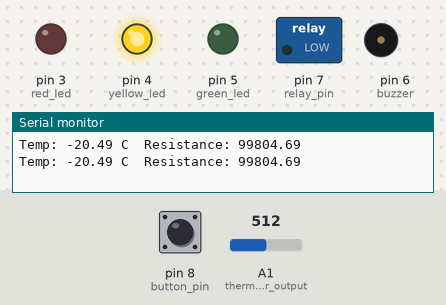
This sketch was run on a simulated Arduino Uno, built with avr-gcc and run on an emulated ATmega328P. Shown: switched loads named in the sketch (green lamp = pin HIGH), output pins drawn as LEDs (lit = HIGH), buzzer (waves = sounding, pin HIGH), the last lines printed to the serial monitor. The inputs (shaded band) are chosen by the test bench; at power-on: A1 (thermistor_output) = 512, pin 8 (button_pin) HIGH.

Above: at 1.8 s.
1.9 s: A1 (thermistor_output) set to 892
3.4 s: A1 (thermistor_output) set to 907
At 5.2 s:
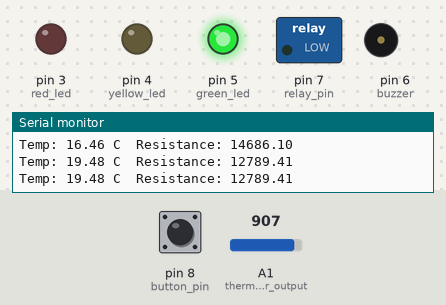
5.5 s: A1 (thermistor_output) set to 921
7.2 s: A1 (thermistor_output) set to 939
At 8.8 s:
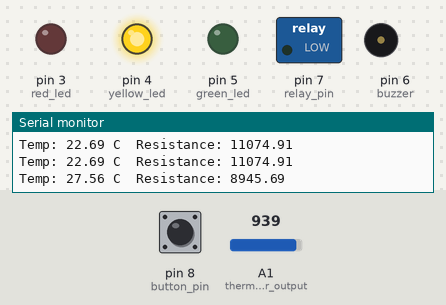
9.5 s: A1 (thermistor_output) set to 900
At 10.4 s:
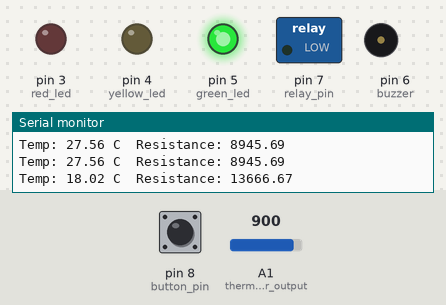
Timing chart, 0 to 12.5 s (numbered marks = the images above; inputs shaded):
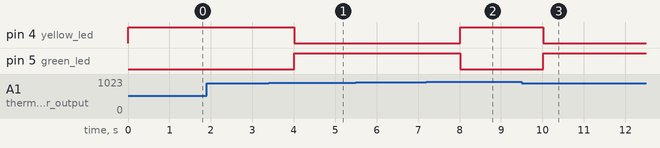

The sketch:

tempsensor.ino
```cpp
#include <math.h>

// --- Hardware Pins ---
const int thermistor_output = A1;
const int red_led = 3;
const int yellow_led = 4;
const int green_led = 5;
const int buzzer = 6;
const int relay_pin = 7;
const int button_pin = 8;

// --- Temperature Thresholds ---
float min_temp = 18.0;
float max_temp = 25.0;
float critical_temp = 30.0;

// --- Alert Variables ---
bool alert_active = false;
unsigned long last_alert_time = 0;
const unsigned long ALERT_COOLDOWN = 300000; // 5 minutes

void setup() {
  Serial.begin(9600);

  pinMode(red_led, OUTPUT);
  pinMode(yellow_led, OUTPUT);
  pinMode(green_led, OUTPUT);
  pinMode(buzzer, OUTPUT);
  pinMode(relay_pin, OUTPUT);
  pinMode(button_pin, INPUT_PULLUP);
}

void loop() {
  // 1. ORIGINAL NTC LOGIC
  int thermistor_adc_val = analogRead(thermistor_output);
  double output_voltage = ( (thermistor_adc_val * 5.0) / 1023.0 );

  // Using specific 100k fixed resistor formula
  double thermistor_resistance = ( ( 5 * ( 100.0 / output_voltage ) ) - 100 ); /* K-Ohms */
  thermistor_resistance = thermistor_resistance * 1000; /* Ohms */

  double therm_res_ln = log(thermistor_resistance);

  /* Steinhart-Hart: 1 / (A + B[ln(R)] + C[ln(R)]^3) */
  double tempK = ( 1 / ( 0.001129148 + ( 0.000234125 * therm_res_ln ) + ( 0.0000000876741 * pow(therm_res_ln, 3) ) ) );
  float tempC = (float)tempK - 273.15;


  updateLEDStatus(tempC);
  checkTemperatureAlerts(tempC);

  if (digitalRead(button_pin) == LOW) {
    acknowledgeAlert();
    delay(200); // Simple debounce
  }

  // Debugging
  Serial.print("Temp: ");
  Serial.print(tempC, 2);
  Serial.print(" C\tResistance: ");
  Serial.println(thermistor_resistance);

  delay(1000);
}

// --- Helper Functions ---

// Updates LED colors based on temperature thresholds
void updateLEDStatus(float temp) {
  digitalWrite(red_led, LOW);
  digitalWrite(yellow_led, LOW);
  digitalWrite(green_led, LOW);

  if (temp >= critical_temp) {
    digitalWrite(red_led, HIGH);
  } else if (temp >= max_temp || temp <= min_temp) {
    digitalWrite(yellow_led, HIGH);
  } else {
    digitalWrite(green_led, HIGH);
  }
}

// Monitors temperature vs thresholds and handles the alert state machine
void checkTemperatureAlerts(float temp) {
  bool should_alert = (temp >= critical_temp || temp >= max_temp || temp <= min_temp);

  if (should_alert && !alert_active && (millis() - last_alert_time) > ALERT_COOLDOWN) {
    triggerAlert();
  } else if (!should_alert && alert_active) {
    clearAlert();
  }
}

// Triggers the audible alarm pattern and activates the relay
void triggerAlert() {
  alert_active = true;
  last_alert_time = millis();

  for (int i = 0; i < 3; i++) {
    digitalWrite(buzzer, HIGH);
    delay(200);
    digitalWrite(buzzer, LOW);
    delay(200);
  }
  digitalWrite(relay_pin, HIGH);
}

// Deactivates buzzer manually while keeping alert_active logic
void acknowledgeAlert() {
  alert_active = false;
  digitalWrite(buzzer, LOW);
}

// Resets alert status and turns off all warning hardware
void clearAlert() {
  alert_active = false;
  digitalWrite(buzzer, LOW);
  digitalWrite(relay_pin, LOW);
}
```

Measured:
- the behaviour switches between 899 and 900 on A1 (thermistor_output) (found by bisection; images 0 and 1)
- the behaviour switches between 930 and 931 on A1 (thermistor_output) (found by bisection; images 1 and 2)
- after the input at 3.4 s, pin 4 (yellow_led): HIGH → LOW after 0.61 s; pin 5 (green_led): LOW → HIGH after 0.61 s
- after the input at 7.2 s, pin 4 (yellow_led): LOW → HIGH after 0.82 s; pin 5 (green_led): HIGH → LOW after 0.82 s
- after the input at 9.5 s, pin 4 (yellow_led): HIGH → LOW after 0.52 s; pin 5 (green_led): LOW → HIGH after 0.52 s
